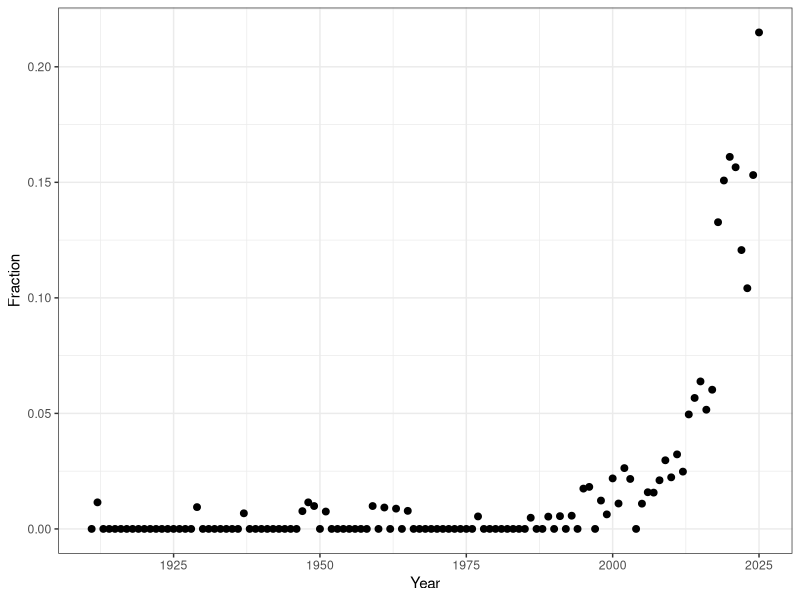
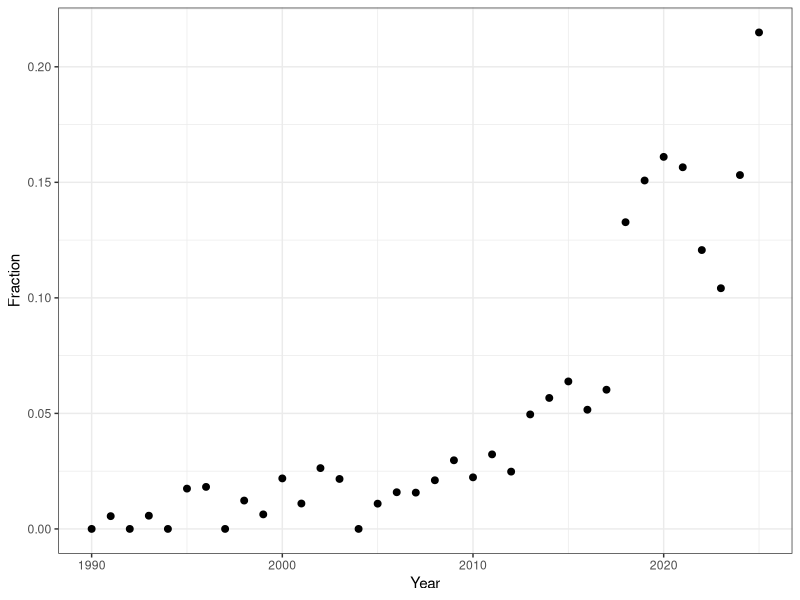

Reproduce these figures in R, in order.
library(readr)
library(tidyverse)
summarized_by_year <- read_csv("summarized_by_year.csv")
ggplot(summarized_by_year, aes(x = year, y = frac_winsor)) +
  geom_point(size = 2) + 
  labs(x = "Year", y = "Fraction") + 
  theme_bw() 

summarized_by_year_after_1990 <- summarized_by_year %>% 
  filter(year >=1990)

ggplot(summarized_by_year_after_1990, aes(x = year, y = frac_winsor)) +
  geom_point(size = 2) +  
  labs(x = "Year", y = "Fraction") +  
  theme_bw() 
